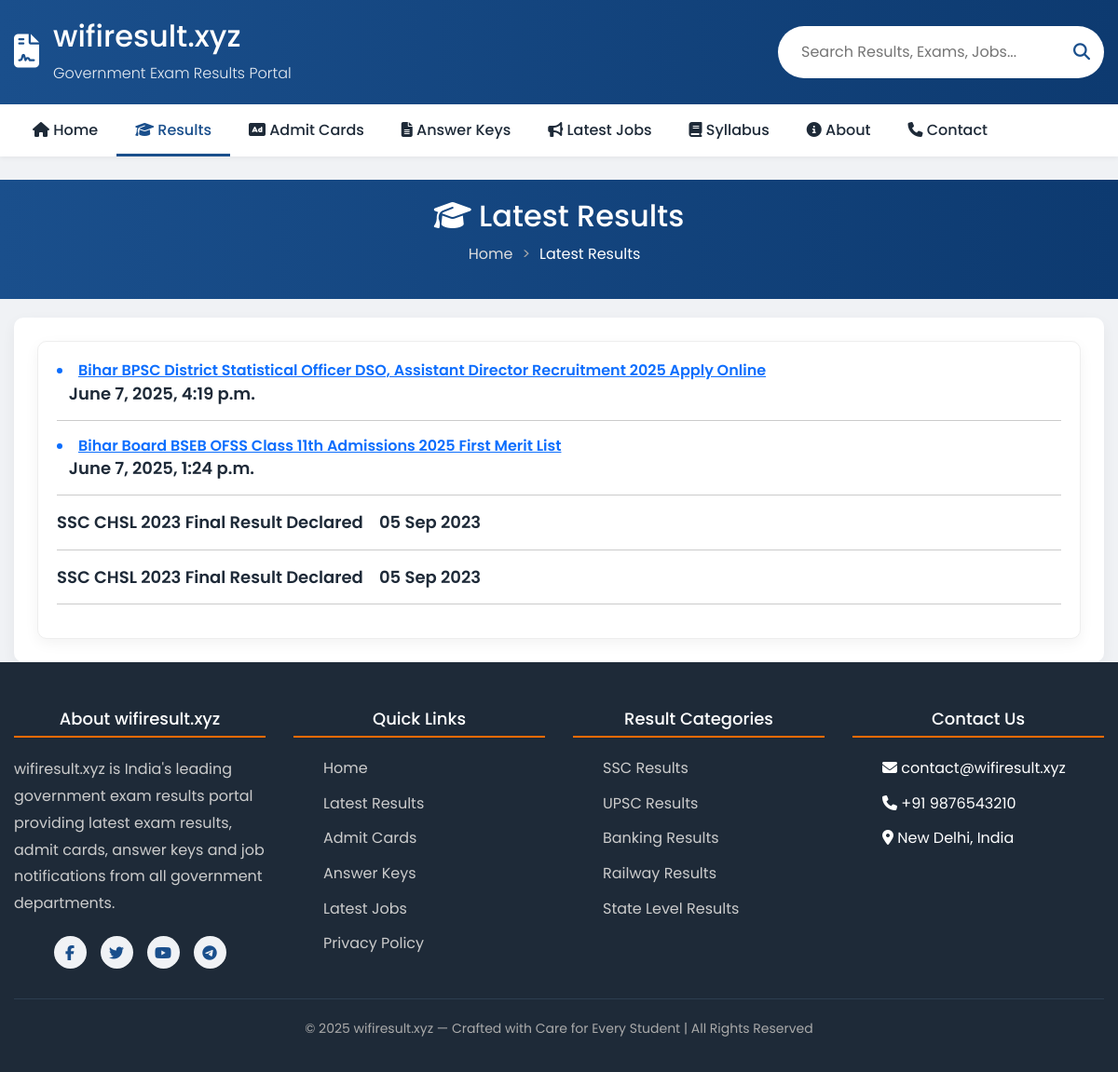
/results/, run on an earlier commit of the app's database.
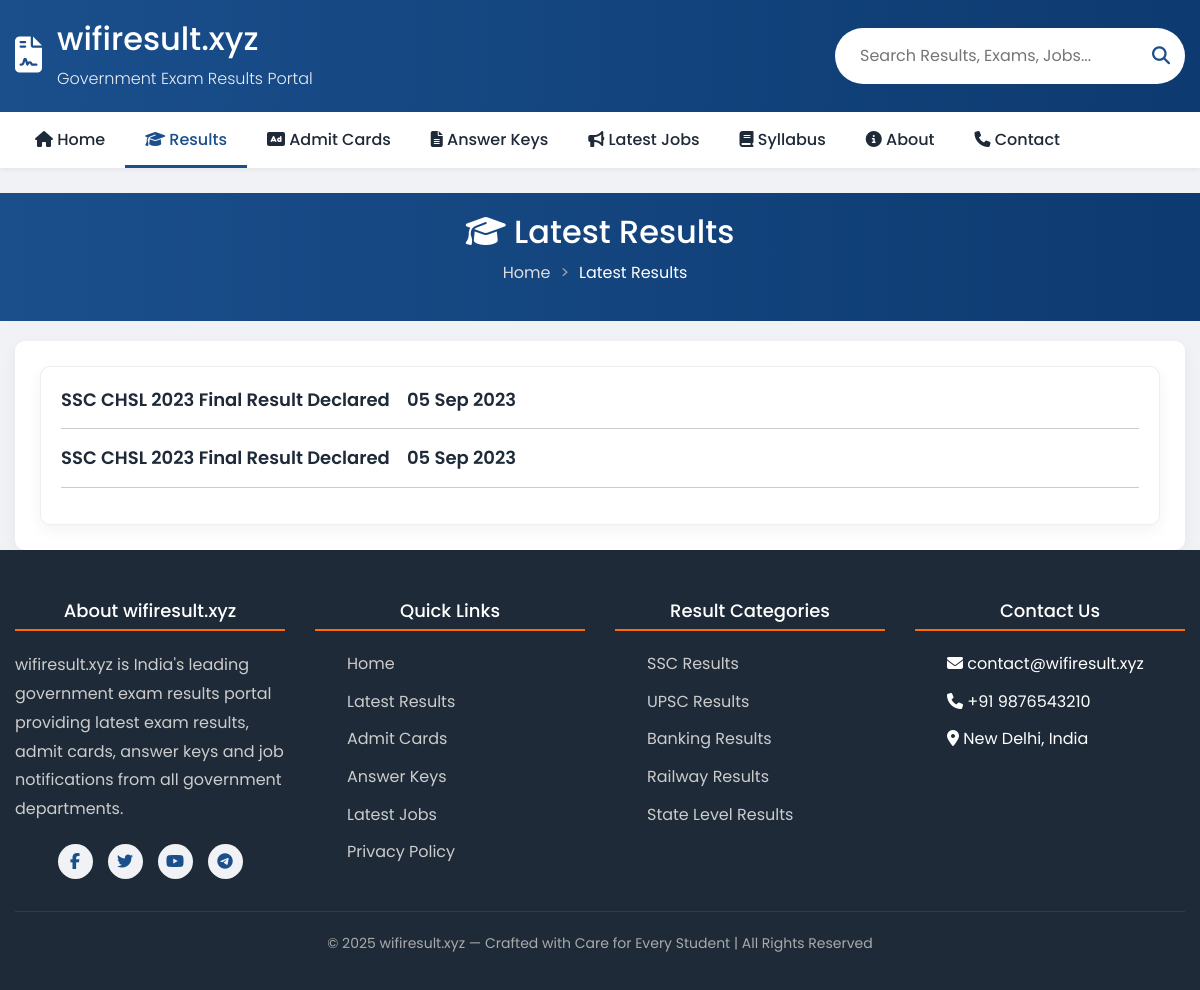
And on a later commit of the database.
### wifiapp1/models.py (models this page shows, shortened)
class Result(models.Model):
    title = models.CharField(max_length=100, blank=True, null=True)
    meta_description = models.TextField(max_length=300, blank=True, null=True)
    meta_keywords = models.TextField(max_length=300,blank=True, null=True)
    schema = models.TextField(blank=True, null=True)
    og_image = models.ImageField(upload_to='og_images/', blank=True, null=True, help_text="Open Graph image for social sharing")
    og_image_alt = models.CharField(max_length=255,blank=True,null=True,help_text="Alternate text for OG Image (used in og:image:alt)")
    updated_at = models.DateTimeField(auto_now=True)  # automatic on update
    apply_date = models.CharField(max_length=100,blank=True, null=True)
    vacancy_title = models.TextField(max_length=250, blank=True, null=True)
    vacancy_name = RichTextField(blank=True, null=True)
    online_application_date= models.CharField(max_length=100,blank=True, null=True)
    online_last_date = models.CharField(max_length=100,blank=True, null=True)
    receipt_of_application = models.CharField(max_length=100,blank=True, null=True)
    last_date_fee = models.CharField(max_length=100,blank=True, null=True)
    correction_date = models.CharField(max_length=100,blank=True, null=True)
    exam_date = models.CharField(max_length=100,blank=True, null=True)
    admit_card_available = models.CharField(max_length=100,blank=True, null=True)
    answerkey_available_date = models.CharField(max_length=100,blank=True, null=True)
    result_available = models.CharField(max_length=100,blank=True, null=True)
    final_result_available = models.CharField(max_length=100,blank=True, null=True)
    applecation_fee= RichTextField(blank=True, null=True)
    vacancy_details = RichTextField()
    eligibility_criteria=RichTextField(blank=True, null=True)
    selection_process= RichTextField()
    important_information= RichTextField()
    how_to_apply= RichTextField()
    apply_online_link=models.URLField(blank=True, null=True)
    admitcard_link=models.URLField(blank=True, null=True)
    answerkeyI_link=models.URLField(blank=True, null=True)
    answerkeyII_link=models.URLField(blank=True, null=True)
    result_link=models.URLField(blank=True, null=True)
    resultI_link=models.URLField(blank=True, null=True)
    resultII_link=models.URLField(blank=True, null=True)
    result_final_link=models.URLField(blank=True, null=True)
    notification_link=models.URLField(blank=True, null=True)
    officialwebsite_link=models.URLField(blank=True, null=True)
    slug=models.SlugField(unique=True, blank=True)
    active = models.BooleanField(default=True )

### wifiapp1/views.py (the view)
# urls.py: path('results/', views.results, name='results'),
def results(request):
    results=Result.objects.all()
    return render(request, 'mainfile/results.html',{'results': results})

### templates/mainfile/results.html (shortened to what this page needs)
{% extends "basefile/base.html" %}
{% load static %}
{% block seo %}
    <link rel="stylesheet" href="https://cdnjs.cloudflare.com/ajax/libs/font-awesome/6.4.0/css/all.min.css">
    <link rel="stylesheet" href="{% static 'css/base.css' %}">
{% endblock seo %}
{% block body %}
    <section class="page-header">
        <div class="container">
            <h1 style="font-size:2rem;"><i class="fas fa-graduation-cap"></i> Latest Results</h1>
            <ul class="breadcrumb">
                <li><a href="/">Home</a></li>
                <li>Latest Results</li>
            </ul>
        </div>
    </section>
    <main class="container">
        <div class="results-layout">
            <section class="results-section">
                    <div class="result-card">
                        <div class="result-content">
                             {% for result in results %}
                            <h3 class="result-title"> <a href="{{result.slug}}"> <li class="fs-6">  {{ result.title }}</li>
                             </a>   &nbsp;&nbsp;  <span class="result-date">{{result.updated_at}}</span></h3><hr>
{% endfor %}
                             <h3 class="result-title">SSC CHSL 2023 Final Result Declared   &nbsp;&nbsp;  <span class="result-date">05 Sep 2023</span></h3><hr>
                              <h3 class="result-title">SSC CHSL 2023 Final Result Declared   &nbsp;&nbsp;  <span class="result-date">05 Sep 2023</span></h3><hr>
                        </div>
            </section>
        </div>
    </main>
{% endblock body %}

### templates/basefile/base.html (shortened to what this page needs)
{% load static %}
<!DOCTYPE html>
<html lang="en">
<head>
  {% block seo %}{% endblock seo %}
<link href="https://cdn.jsdelivr.net/npm/remixicon@4.2.0/fonts/remixicon.css"
   rel="stylesheet"/>
<link rel="stylesheet" href="https://cdnjs.cloudflare.com/ajax/libs/font-awesome/6.5.1/css/all.min.css" />
   <link href="https://cdn.jsdelivr.net/npm/bootstrap@5.3.3/dist/css/bootstrap.min.css" rel="stylesheet">
</head>
<body>
    <header class="main-header">
        <div class="container header-content">
            <div class="logo">
                <div class="logo-icon">
                    <i class="fas fa-file-contract"></i>
                </div>
                <div class="logo-text">
                    <h2>wifiresult.xyz</h2>
                    <span>Government Exam Results Portal</span>
                </div>
            </div>
            <div class="search-box">
                <input type="text" placeholder="Search Results, Exams, Jobs...">
                <button><i class="fas fa-search"></i></button>
            </div>
        </div>
    </header>
    <nav class="main-nav">
        <div class="container">
            <div class="nav-container">
               <a href="{% url 'index' %}" class="nav-item {% if request.path == '/' %}active{% endif %}"><i class="fas fa-home"></i> Home</a>
                <a href="{% url 'results' %}" class="nav-item {% if request.path == '/results/' %}active{% endif %}"><i class="fas fa-graduation-cap"></i> Results</a>
                <a href="{% url 'admitcards' %}" class="nav-item {% if request.path == '/admitcards/' %}active{% endif %}"><i class="fas fa-ad"></i> Admit Cards</a>
              <a href="{% url 'answerkeys' %}" class="nav-item {% if request.path == '/answerkeys/' %}active{% endif %}"><i class="fas fa-file-alt"></i> Answer Keys</a>
<a href="{% url 'jobs' %}" class="nav-item {% if request.path == '/jobs/' %}active{% endif %}"><i class="fas fa-bullhorn"></i> Latest Jobs</a>
<a href="{% url 'syllabus' %}" class="nav-item {% if request.path == '/syllabus/' %}active{% endif %}"><i class="fas fa-book"></i> Syllabus</a>
<a href="{% url 'about' %}" class="nav-item {% if request.path == '/about/' %}active{% endif %}"><i class="fas fa-info-circle"></i> About</a>
<a href="{% url 'contact' %}" class="nav-item {% if request.path == '/contact/' %}active{% endif %}"><i class="fas fa-phone"></i> Contact</a>
            </div>
        </div>
    </nav>
<br>
{% block body %}
{% endblock body %}
    <footer class="footer">
        <div class="container">
            <div class="footer-grid">
                <div class="footer-column">
                    <h3>About wifiresult.xyz</h3>
                    <p>wifiresult.xyz is India's leading government exam results portal providing latest exam results, admit cards, answer keys and job notifications from all government departments.</p>
                    <div class="social-links">
                        <a href="#"><i class="fab fa-facebook-f"></i></a>
                        <a href="#"><i class="fab fa-twitter"></i></a>
                        <a href="#"><i class="fab fa-youtube"></i></a>
                        <a href="#"><i class="fab fa-telegram"></i></a>
                    </div>
                </div>
                <div class="footer-column">
                    <h3>Quick Links</h3>
                    <ul>
                        <li><a href="{% url 'index' %}">Home</a></li>
                        <li><a href="{% url 'results' %}">Latest Results</a></li>
                        <li><a href="{% url 'admitcards' %}">Admit Cards</a></li>
                        <li><a href="{% url 'answerkeys' %}">Answer Keys</a></li>
                        <li><a href="{% url 'jobs' %}">Latest Jobs</a></li>
                        <li><a href="{% url 'privacy' %}">Privacy Policy</a></li>
                    </ul>
                </div>
                <div class="footer-column">
                    <h3>Result Categories</h3>
                    <ul>
                        <li><a href="{% url 'index' %}">SSC Results</a></li>
                        <li><a href="{% url 'index' %}">UPSC Results</a></li>
                        <li><a href="{% url 'index' %}">Banking Results</a></li>
                        <li><a href="{% url 'index' %}">Railway Results</a></li>
                        <li><a href="{% url 'index' %}">State Level Results</a></li>
                    </ul>
                </div>
                <div class="footer-column">
                    <h3>Contact Us</h3>
                    <ul>
                        <li><i class="fas fa-envelope"></i> contact@wifiresult.xyz</li>
                        <li><i class="fas fa-phone"></i> +91 9876543210</li>
                        <li><i class="fas fa-map-marker-alt"></i> New Delhi, India</li>
                    </ul>
                </div>
            </div>
            <div class="footer-bottom">
                <p> © 2025 wifiresult.xyz — Crafted with Care for Every Student | All Rights Reserved</p>
            </div>
        </div>
    </footer>
</body>
</html>

### static/css/base.css (style rules this page uses)
:root { --primary: #1a4f8c; --secondary: #ff6b00; --accent: #00a651; --light: #f5f8fa; --dark: #1e2a38; --danger: #e74c3c; --success: #2ecc71; --warning: #f39c12; }
* { margin: 0; padding: 0; box-sizing: border-box; font-family: 'Poppins', sans-serif; }
body { background-color: #f0f2f5; color: #333; line-height: 1.6; }
.container { width: 100%; max-width: 1200px; margin: 0 auto; padding: 0 15px; }
.main-header { background: linear-gradient(to right, var(--primary), #0d3a70); padding: 20px 0; box-shadow: 0 2px 10px rgba(0,0,0,0.1); }
.header-content { display: flex; align-items: center; justify-content: space-between; }
.logo { display: flex; align-items: center; }
.logo-icon { font-size: 36px; color: white; margin-right: 15px; }
.logo-text { color: white; }
.logo-text span { font-size: 16px; opacity: 0.9; font-weight: 300; }
.search-box { background: white; border-radius: 50px; padding: 5px 15px; width: 350px; display: flex; align-items: center; }
.search-box input { border: none; outline: none; padding: 10px; width: 100%; font-size: 16px; }
.search-box button { background: none; border: none; color: var(--primary); font-size: 18px; cursor: pointer; }
.main-nav { background: white; box-shadow: 0 2px 5px rgba(0,0,0,0.05); }
.nav-container { display: flex; flex-wrap: wrap; }
.nav-item { padding: 15px 20px; font-weight: 500; color: var(--dark); text-decoration: none; position: relative; transition: all 0.3s; }
.nav-item:hover, .nav-item.active { color: var(--primary); }
.nav-item:hover::after, .nav-item.active::after { content: ''; position: absolute; bottom: 0; left: 0; width: 100%; height: 3px; background: var(--primary); }
.footer { background: var(--dark); color: white; padding: 50px 0 20px; }
.footer-grid { display: grid; grid-template-columns: repeat(auto-fit, minmax(250px, 1fr)); gap: 30px; margin-bottom: 30px; }
.footer-column h3 { font-size: 18px; margin-bottom: 20px; position: relative; padding-bottom: 10px; display: flex; justify-content: center; }
.footer-column h3::after { content: ''; position: absolute; bottom: 0; left: 0; width: 100%; height: 2px; background: var(--secondary); }
.footer-column ul { list-style: none; }
.footer-column li { margin-bottom: 12px; }
.footer-column a { color: #ccc; text-decoration: none; transition: all 0.3s; }
.footer-column p { color: #ccc; margin-bottom: 20px; line-height: 1.8; }
.footer-bottom { text-align: center; padding-top: 20px; border-top: 1px solid #2d3e50; color: #aaa; font-size: 14px; }

What changed in the data, as far as the page shows it:
removed Result: title "Bihar BPSC District Statistical Officer DSO, Assistant Director Recruitment 2025 Apply Online", updated_at "June 7, 2025, 4:19 p.m."
removed Result: title "Bihar Board BSEB OFSS Class 11th Admissions 2025 First Merit List", updated_at "June 7, 2025, 1:24 p.m."
